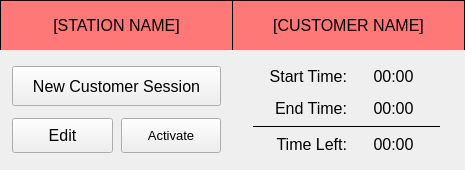
<?xml version="1.0" encoding="UTF-8"?>
<ui version="4.0">
 <class>frame_station_14</class>
 <widget class="QWidget" name="frame_station_14">
  <property name="geometry">
   <rect>
    <x>0</x>
    <y>0</y>
    <width>465</width>
    <height>170</height>
   </rect>
  </property>
  <property name="minimumSize">
   <size>
    <width>430</width>
    <height>170</height>
   </size>
  </property>
  <property name="maximumSize">
   <size>
    <width>510</width>
    <height>190</height>
   </size>
  </property>
  <property name="windowTitle">
   <string>Form</string>
  </property>
  <property name="styleSheet">
   <string notr="true">QWidget {
	font: 12pt &quot;Segoe UI&quot;;
}
QWidget[stationFrame=&quot;true&quot;] {
	border: 1px solid black;
}
QLabel[labelFrame=&quot;true&quot;] {
	border-bottom: 1px solid black;
}</string>
  </property>
  <property name="stationFrame" stdset="0">
   <bool>true</bool>
  </property>
  <layout class="QVBoxLayout" name="verticalLayout">
   <property name="spacing">
    <number>0</number>
   </property>
   <property name="leftMargin">
    <number>0</number>
   </property>
   <property name="topMargin">
    <number>0</number>
   </property>
   <property name="rightMargin">
    <number>0</number>
   </property>
   <property name="bottomMargin">
    <number>0</number>
   </property>
   <item>
    <widget class="QFrame" name="frame_labels_14">
     <property name="minimumSize">
      <size>
       <width>0</width>
       <height>50</height>
      </size>
     </property>
     <property name="styleSheet">
      <string notr="true">QFrame {
	background-color: rgb(255, 120, 120);
}</string>
     </property>
     <property name="frameShape">
      <enum>QFrame::HLine</enum>
     </property>
     <property name="frameShadow">
      <enum>QFrame::Plain</enum>
     </property>
     <property name="lineWidth">
      <number>0</number>
     </property>
     <property name="midLineWidth">
      <number>0</number>
     </property>
     <layout class="QHBoxLayout" name="horizontalLayout_3">
      <property name="spacing">
       <number>0</number>
      </property>
      <property name="leftMargin">
       <number>0</number>
      </property>
      <property name="topMargin">
       <number>0</number>
      </property>
      <property name="rightMargin">
       <number>0</number>
      </property>
      <property name="bottomMargin">
       <number>0</number>
      </property>
      <item>
       <widget class="QLabel" name="label_deviceName_14">
        <property name="font">
         <font>
          <family>Segoe UI</family>
          <pointsize>12</pointsize>
          <weight>50</weight>
          <italic>false</italic>
          <bold>false</bold>
         </font>
        </property>
        <property name="styleSheet">
         <string notr="true">border-top: 1px solid black;
border-left: 1px solid black;
border-right: 1px solid black;</string>
        </property>
        <property name="text">
         <string>[STATION NAME]</string>
        </property>
        <property name="alignment">
         <set>Qt::AlignCenter</set>
        </property>
        <property name="wordWrap">
         <bool>true</bool>
        </property>
        <property name="labelFrame" stdset="0">
         <bool>true</bool>
        </property>
       </widget>
      </item>
      <item>
       <widget class="QLabel" name="label_customerName_14">
        <property name="font">
         <font>
          <family>Segoe UI</family>
          <pointsize>12</pointsize>
          <weight>50</weight>
          <italic>false</italic>
          <bold>false</bold>
         </font>
        </property>
        <property name="styleSheet">
         <string notr="true">border-top: 1px solid black;
border-right: 1px solid black;</string>
        </property>
        <property name="text">
         <string>[CUSTOMER NAME]</string>
        </property>
        <property name="alignment">
         <set>Qt::AlignCenter</set>
        </property>
        <property name="wordWrap">
         <bool>true</bool>
        </property>
        <property name="labelFrame" stdset="0">
         <bool>true</bool>
        </property>
       </widget>
      </item>
     </layout>
    </widget>
   </item>
   <item>
    <layout class="QHBoxLayout" name="frame_contents_14">
     <property name="spacing">
      <number>0</number>
     </property>
     <item>
      <layout class="QGridLayout" name="gridLayout_contentsLeft_1" columnstretch="0,0">
       <property name="leftMargin">
        <number>12</number>
       </property>
       <property name="topMargin">
        <number>12</number>
       </property>
       <property name="rightMargin">
        <number>12</number>
       </property>
       <property name="bottomMargin">
        <number>12</number>
       </property>
       <property name="spacing">
        <number>8</number>
       </property>
       <item row="1" column="0">
        <widget class="QPushButton" name="pushButton_edit_14">
         <property name="minimumSize">
          <size>
           <width>0</width>
           <height>35</height>
          </size>
         </property>
         <property name="font">
          <font>
           <family>Segoe UI</family>
           <pointsize>12</pointsize>
           <weight>50</weight>
           <italic>false</italic>
           <bold>false</bold>
          </font>
         </property>
         <property name="text">
          <string>Edit</string>
         </property>
        </widget>
       </item>
       <item row="1" column="1">
        <widget class="QPushButton" name="pushButton_toggleState_14">
         <property name="minimumSize">
          <size>
           <width>0</width>
           <height>35</height>
          </size>
         </property>
         <property name="maximumSize">
          <size>
           <width>16777215</width>
           <height>35</height>
          </size>
         </property>
         <property name="font">
          <font>
           <family>Segoe UI</family>
           <pointsize>10</pointsize>
           <weight>50</weight>
           <italic>false</italic>
           <bold>false</bold>
          </font>
         </property>
         <property name="styleSheet">
          <string notr="true">font: 10pt &quot;Segoe UI&quot;;</string>
         </property>
         <property name="text">
          <string>Activate</string>
         </property>
        </widget>
       </item>
       <item row="0" column="0" colspan="2">
        <widget class="QPushButton" name="pushButton_newSession_14">
         <property name="minimumSize">
          <size>
           <width>0</width>
           <height>40</height>
          </size>
         </property>
         <property name="font">
          <font>
           <family>Segoe UI</family>
           <pointsize>12</pointsize>
           <weight>50</weight>
           <italic>false</italic>
           <bold>false</bold>
          </font>
         </property>
         <property name="text">
          <string>New Customer Session</string>
         </property>
        </widget>
       </item>
      </layout>
     </item>
     <item>
      <layout class="QGridLayout" name="gridLayout_contentsRight_14">
       <property name="leftMargin">
        <number>20</number>
       </property>
       <property name="topMargin">
        <number>10</number>
       </property>
       <property name="rightMargin">
        <number>25</number>
       </property>
       <property name="bottomMargin">
        <number>10</number>
       </property>
       <item row="3" column="1">
        <widget class="QLabel" name="label_timeLeftValue_14">
         <property name="font">
          <font>
           <family>Segoe UI</family>
           <pointsize>12</pointsize>
           <weight>50</weight>
           <italic>false</italic>
           <bold>false</bold>
          </font>
         </property>
         <property name="text">
          <string>00:00</string>
         </property>
         <property name="alignment">
          <set>Qt::AlignCenter</set>
         </property>
        </widget>
       </item>
       <item row="2" column="0" colspan="2">
        <widget class="Line" name="line_time_14">
         <property name="autoFillBackground">
          <bool>false</bool>
         </property>
         <property name="frameShadow">
          <enum>QFrame::Plain</enum>
         </property>
         <property name="lineWidth">
          <number>0</number>
         </property>
         <property name="midLineWidth">
          <number>1</number>
         </property>
         <property name="orientation">
          <enum>Qt::Horizontal</enum>
         </property>
        </widget>
       </item>
       <item row="0" column="0">
        <widget class="QLabel" name="label_startTime_14">
         <property name="font">
          <font>
           <family>Segoe UI</family>
           <pointsize>12</pointsize>
           <weight>50</weight>
           <italic>false</italic>
           <bold>false</bold>
          </font>
         </property>
         <property name="text">
          <string>Start Time:</string>
         </property>
         <property name="alignment">
          <set>Qt::AlignRight|Qt::AlignTrailing|Qt::AlignVCenter</set>
         </property>
         <property name="indent">
          <number>0</number>
         </property>
        </widget>
       </item>
       <item row="0" column="1">
        <widget class="QLabel" name="label_startTimeValue_14">
         <property name="font">
          <font>
           <family>Segoe UI</family>
           <pointsize>12</pointsize>
           <weight>50</weight>
           <italic>false</italic>
           <bold>false</bold>
          </font>
         </property>
         <property name="text">
          <string>00:00</string>
         </property>
         <property name="alignment">
          <set>Qt::AlignCenter</set>
         </property>
        </widget>
       </item>
       <item row="1" column="0">
        <widget class="QLabel" name="label_endTime_14">
         <property name="sizePolicy">
          <sizepolicy hsizetype="Preferred" vsizetype="Preferred">
           <horstretch>0</horstretch>
           <verstretch>0</verstretch>
          </sizepolicy>
         </property>
         <property name="font">
          <font>
           <family>Segoe UI</family>
           <pointsize>12</pointsize>
           <weight>50</weight>
           <italic>false</italic>
           <bold>false</bold>
          </font>
         </property>
         <property name="text">
          <string>End Time:</string>
         </property>
         <property name="alignment">
          <set>Qt::AlignRight|Qt::AlignTrailing|Qt::AlignVCenter</set>
         </property>
         <property name="indent">
          <number>0</number>
         </property>
        </widget>
       </item>
       <item row="1" column="1">
        <widget class="QLabel" name="label_endTimeValue_14">
         <property name="font">
          <font>
           <family>Segoe UI</family>
           <pointsize>12</pointsize>
           <weight>50</weight>
           <italic>false</italic>
           <bold>false</bold>
          </font>
         </property>
         <property name="text">
          <string>00:00</string>
         </property>
         <property name="alignment">
          <set>Qt::AlignCenter</set>
         </property>
        </widget>
       </item>
       <item row="3" column="0">
        <widget class="QLabel" name="label_timeLeft_14">
         <property name="font">
          <font>
           <family>Segoe UI</family>
           <pointsize>12</pointsize>
           <weight>50</weight>
           <italic>false</italic>
           <bold>false</bold>
          </font>
         </property>
         <property name="text">
          <string>Time Left:</string>
         </property>
         <property name="alignment">
          <set>Qt::AlignRight|Qt::AlignTrailing|Qt::AlignVCenter</set>
         </property>
         <property name="indent">
          <number>0</number>
         </property>
        </widget>
       </item>
      </layout>
     </item>
    </layout>
   </item>
  </layout>
 </widget>
 <resources/>
 <connections/>
</ui>
